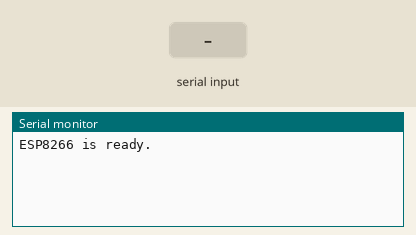
The program below on a simulated ESP8266 (NodeMCU). Parts: the last lines printed to the serial monitor. The test bench sets the inputs (shaded band).

Above: at 1.2 s.
1.3 s: "1\n" received over Serial
At 2.2 s:
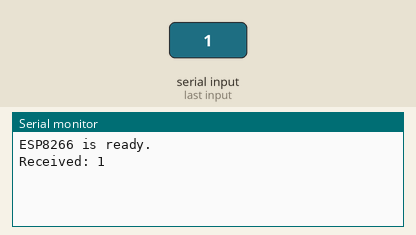
2.8 s: "0\n" received over Serial
At 3.3 s:
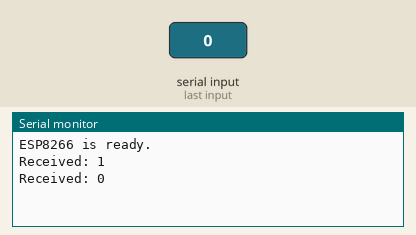
4.3 s: "2\n" received over Serial
At 5.7 s:
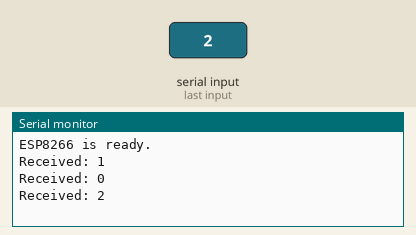

The program:

main.cpp
```cpp
#include <Arduino.h>
#include <ESP8266WiFi.h>

#define BUFFER_SIZE 100
#define WIFI_SSID "WIFI NAME"
#define WIFI_PASSWORD "WIFI PASSWORD"

char receivedMessage[BUFFER_SIZE];
int bufferIndex = 0;

void initWifi()
{
  WiFi.begin(WIFI_SSID, WIFI_PASSWORD);
  Serial.print("Connecting to Wi-Fi");

  while (WiFi.status() != WL_CONNECTED)
  {
    Serial.print(".");
    delay(300);
  }
  Serial.println();
}

void setup()
{
  Serial.begin(115200);
  // initWifi();
  Serial.println("ESP8266 is ready.\n");
}

void loop()
{
  while (Serial.available())
  {
    char c = Serial.read();

    if (c == '\n' || c == '\r')
    {
      if (bufferIndex > 0)
      {
        receivedMessage[bufferIndex] = '\0';

        Serial.print("Received: ");
        Serial.println(receivedMessage);

        bufferIndex = 0;
      }
    }
    else if (bufferIndex < BUFFER_SIZE - 1)
    {
      receivedMessage[bufferIndex++] = c;
    }
  }
}
```

Measured:
- after the input at 1.3 s, the serial monitor: prints a new line at once (image 1)
- after the input at 2.8 s, the serial monitor: prints a new line at once (image 2)
- after the input at 4.3 s, the serial monitor: prints a new line at once (image 3)
